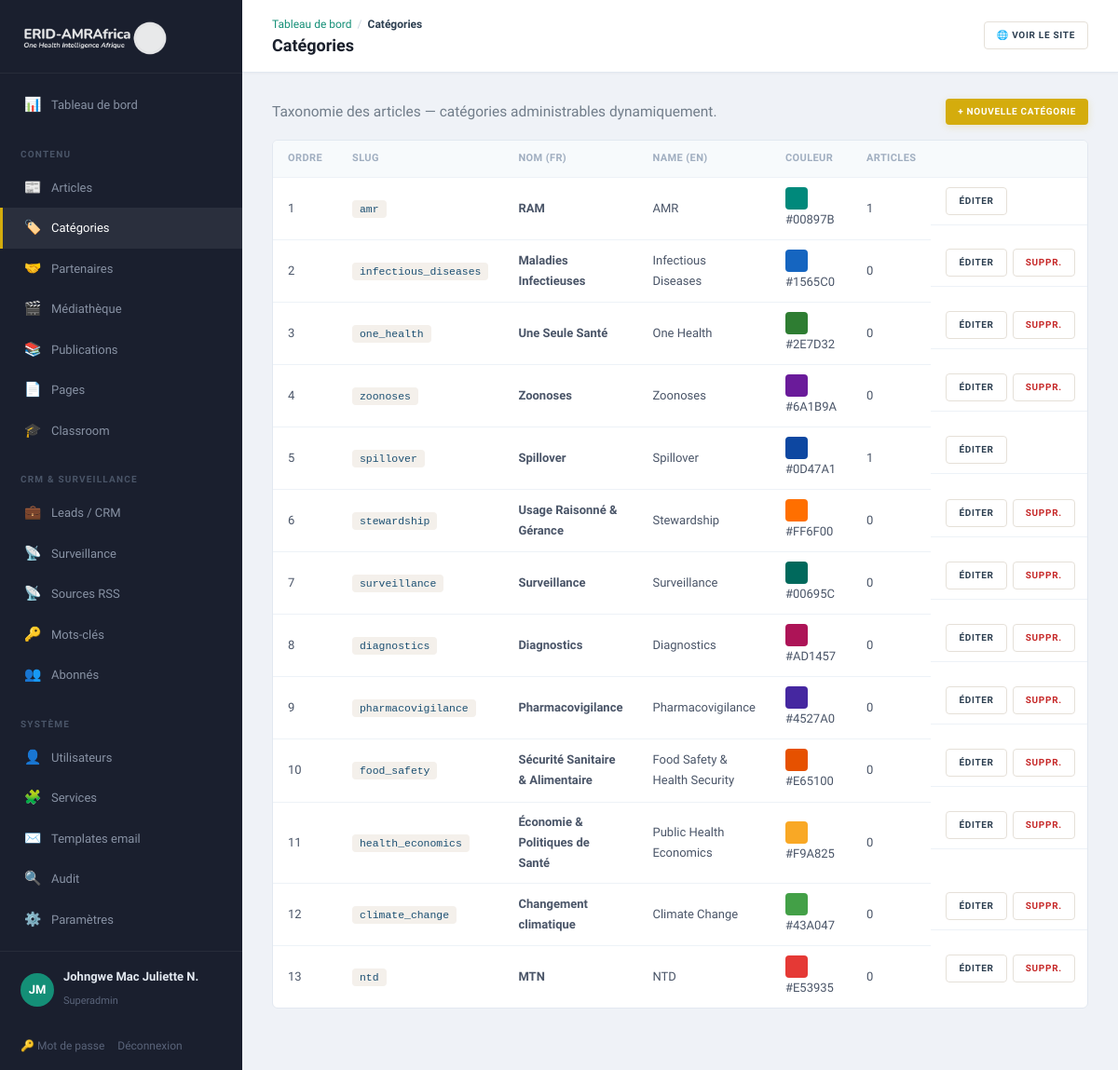
The app's page /admin/categories (signed in) with its own data.
### tables this page shows
CREATE TABLE categories (
    id              INT UNSIGNED AUTO_INCREMENT PRIMARY KEY,
    slug            VARCHAR(80)     NOT NULL UNIQUE,
    name_fr         VARCHAR(120)    NOT NULL,
    name_en         VARCHAR(120)    NOT NULL,
    accent_color    VARCHAR(9)      NOT NULL DEFAULT '#0E7C7B',
    sort_order      SMALLINT        NOT NULL DEFAULT 0
);

### app/Core/View.php (called while the page is built, shortened)
<?php
final class View
{
    public static function render(string $template, array $data = [], string $layout = 'public'): void
    {
        $root = Config::get('root');
        extract($data, EXTR_SKIP);
        require $root . '/app/Views/' . $template . '.php';
    }
    public static function e(?string $s): string
    {
        return htmlspecialchars((string) $s, ENT_QUOTES, 'UTF-8');
    }
}

### app/Core/Controller.php (called while the page is built, shortened)
<?php
abstract class Controller
{
    protected function view(string $template, array $data = [], string $layout = 'public'): void
    {
        View::render($template, $data, $layout);
    }
}

### app/Controllers/Admin/CategoriesController.php (called while the page is built, shortened)
<?php
final class CategoriesController extends Controller
{
    public function index(): void
    {
        $categories = Database::all('SELECT c.*, COUNT(a.id) AS article_count FROM categories c LEFT JOIN articles a ON a.category_id = c.id GROUP BY c.id ORDER BY c.sort_order');
        $this->view('admin/categories', ['title' => 'Catégories', 'categories' => $categories], 'admin');
    }
}

### public/index.php (called while the page is built, shortened)
<?php
spl_autoload_register(function (string $class): void {
    $path = APP_ROOT . '/app/' . str_replace('\\', '/', substr($class, 4)) . '.php';
});
$router = new Router();
$router->dispatch($_SERVER['REQUEST_METHOD'], $_SERVER['REQUEST_URI']);

### app/Core/Config.php (called while the page is built, shortened)
<?php
final class Config
{
    private static array $data = [];
    public static function load(string $root): void
    {
        $env = [];
        self::$data = [
            'app' => [
                'name'   => $env['APP_NAME']   ?? 'ERID-AMRAfrica',
                'env'    => $env['APP_ENV']    ?? 'production',
                'url'    => $env['APP_URL']    ?? 'http://localhost:8080',
                'locale' => $env['APP_LOCALE'] ?? 'fr',
            ],
            'db' => [
                'host' => $env['DB_HOST'] ?? '127.0.0.1',
                'port' => $env['DB_PORT'] ?? '3306',
                'name' => $env['DB_NAME'] ?? 'erid_amrafrica',
                'user' => $env['DB_USER'] ?? 'root',
                'pass' => $env['DB_PASS'] ?? '',
            ],
            'mail' => [
                'from'      => $env['MAIL_FROM'] ?? 'consulting@erid-amrafrica.org',
                'from_name' => $env['MAIL_FROM_NAME'] ?? 'ERID-AMRAfrica',
            ],
            'root' => $root,
        ];
    }
    public static function get(string $key): mixed
    {
        return self::$data[$key] ?? null;
    }
}

### app/Core/Database.php (called while the page is built, shortened)
<?php
final class Database
{
    private static ?PDO $pdo = null;
    public static function pdo(): PDO
    {
        if (self::$pdo === null) {
            $cfg = Config::get('db');
            $dsn = sprintf(
                'mysql:host=%s;port=%s;dbname=%s;charset=utf8mb4',
                $cfg['host'], $cfg['port'], $cfg['name']
            );
            try {
                self::$pdo = new PDO($dsn, $cfg['user'], $cfg['pass'], [
                    PDO::ATTR_ERRMODE            => PDO::ERRMODE_EXCEPTION,
                    PDO::ATTR_DEFAULT_FETCH_MODE => PDO::FETCH_ASSOC,
                    PDO::ATTR_EMULATE_PREPARES   => false,
                    PDO::MYSQL_ATTR_INIT_COMMAND => "SET NAMES utf8mb4 COLLATE utf8mb4_unicode_ci",
                ]);
            } catch (PDOException $e) {
                http_response_code(500);
                exit('Database connection failed.');
            }
        }
        return self::$pdo;
    }
    public static function all(string $sql, array $params = []): array
    {
        $stmt = self::pdo()->prepare($sql);
        $stmt->execute($params);
        return $stmt->fetchAll();
    }
}

### app/Views/admin/categories.php (the view, shortened to what this page needs)
<?php
$e = fn($s) => View::e($s);
?>
<div class="toolbar" style="display:flex;justify-content:space-between;align-items:center;flex-wrap:wrap;gap:8px">
  <p class="muted" style="margin:0">Taxonomie des articles — catégories administrables dynamiquement.</p>
  <a class="btn btn-gold sm" href="/admin/categories/new">+ Nouvelle catégorie</a>
</div>
<div class="panel">
  <table class="data-table">
    <thead><tr><th>Ordre</th><th>Slug</th><th>Nom (FR)</th><th>Name (EN)</th><th>Couleur</th><th>Articles</th><th></th></tr></thead>
    <tbody>
    <?php foreach ($categories as $c): ?>
      <tr>
        <td><?= (int)$c['sort_order'] ?></td>
        <td><code><?= $e($c['slug']) ?></code></td>
        <td><strong><?= $e($c['name_fr']) ?></strong></td>
        <td><?= $e($c['name_en']) ?></td>
        <td><span style="display:inline-block;width:24px;height:24px;border-radius:4px;background:<?= $e($c['accent_color']) ?>;vertical-align:middle"></span> <?= $e($c['accent_color']) ?></td>
        <td><?= (int)$c['article_count'] ?></td>
        <td style="display:flex;gap:6px">
          <a class="btn btn-ghost sm" href="/admin/categories/<?= (int)$c['id'] ?>/edit">Éditer</a>
          <?php if ((int)$c['article_count'] === 0): ?>
          <form method="post" action="/admin/categories/<?= (int)$c['id'] ?>/delete" style="display:inline" onsubmit="return confirm('Supprimer cette catégorie ?')">
            <button type="submit" class="btn btn-ghost sm" style="color:#c62828">Suppr.</button>
          </form>
          <?php endif; ?>
        </td>
      </tr>
    <?php endforeach; ?>
    </tbody>
  </table>
</div>

### app/Core/Router.php (shortened to what this page needs)
<?php
final class Router
{
    private array $routes = ['GET' => [], 'POST' => []];
    public function get(string $path, callable|array $handler): void
    {
        $this->routes['GET'][$this->normalize($path)] = $handler;
    }
    public function post(string $path, callable|array $handler): void
    {
        $this->routes['POST'][$this->normalize($path)] = $handler;
    }
    private function normalize(string $path): string
    {
        return '/' . trim($path, '/');
    }
    public function dispatch(string $method, string $uri): void
    {
        $path = $this->normalize(parse_url($uri, PHP_URL_PATH) ?: '/');
        foreach ($this->routes[$method] ?? [] as $route => $handler) {
            $pattern = '#^' . preg_replace('#\{[a-zA-Z_]+\}#', '([^/]+)', $route) . '$#';
            if (preg_match($pattern, $path, $m)) {
                array_shift($m);
                $this->invoke($handler, $m);
                return;
            }
        }
    }
    private function invoke(callable|array $handler, array $args): void
    {
        if (is_array($handler)) {
            [$class, $method] = $handler;
            (new $class())->{$method}(...$args);
            return;
        }
    }
}

### public/assets/css/app.css (style rules this page uses)
:root { --navy:#1B4F72;--navy-d:#154360;--navy-l:#2E86C1; --teal:#148F77;--teal-d:#0E6655;--teal-l:#1ABC9C; --gold:#D4AC0D;--gold-d:#B7950B;--gold-l:#F4D03F; --green:#27AE60;--green-d:#1E8449;--green-l:#58D68D; --burgundy:#78281F;--burgundy-d:#5B1F18; --red:#CB4335;--warm:#F8F4EF; --accent:#148F77; --c-spillover:#1B4F72;--c-amr:#148F77;--c-policy:#D4AC0D;--c-tech:#27AE60; --ink:#2C3E50;--muted:#717D8A;--light:#A6ACAF; --bg:#FCFAF7;--bg-alt:#F4F0EB;--card:#fff;--line:#E5E0D8; --font-d:'Merriweather',Georgia,serif; --font-b:'Source Sans 3','Source Sans Pro',system-ui,sans-serif; --w:1140px; --radius:10px;--radius-sm:6px;--radius-xs:4px; --shadow:0 2px 12px rgba(44,62,80,.05); --shadow-lg:0 8px 28px rgba(44,62,80,.08); --shadow-hover:0 6px 24px rgba(44,62,80,.1); }
*,*::before,*::after { box-sizing:border-box }
html { overflow-x:hidden }
body { margin:0;font-family:var(--font-b);color:var(--ink);background:var(--bg);line-height:1.7;font-size:15.5px;-webkit-font-smoothing:antialiased;overflow-x:hidden }
a { color:var(--ink);text-decoration:none;transition:color .25s }
.muted { color:var(--muted) }
code { background:var(--bg-alt);padding:3px 8px;font-size:.88em;border-radius:var(--radius-xs);color:var(--navy) }
.btn { display:inline-flex;align-items:center;justify-content:center;gap:6px;padding:10px 20px;font-weight:700;border:none;cursor:pointer;font-size:11px;font-family:var(--font-b);text-transform:uppercase;letter-spacing:.7px;transition:all .25s;line-height:1.4;border-radius:var(--radius-xs);position:relative }
.btn.sm { padding:7px 13px;font-size:10px }
.btn-gold { background:var(--gold);color:#fff;box-shadow:0 2px 8px rgba(212,172,13,.2) }
.btn-ghost { background:#fff;border:1px solid var(--line);color:var(--ink) }
body.admin { display:flex;background:#EFF2F7;font-family:var(--font-b);min-height:100vh }
.panel { background:#fff;border:1px solid #E2E8F0;padding:0;margin-bottom:18px;border-radius:var(--radius-sm);overflow:hidden }
.panel > table { margin:0 }
.panel > .data-table { margin:0 }
.data-table { width:100%;border-collapse:collapse }
.data-table th { text-align:left;padding:10px 16px;font-size:11px;text-transform:uppercase;color:#A0AEC0;border-bottom:1px solid #EDF2F7;letter-spacing:.4px;font-weight:600;background:#F7FAFC }
.data-table td { padding:10px 16px;border-bottom:1px solid #EDF2F7;vertical-align:middle;font-size:13px;color:#4A5568 }
.data-table tr:last-child td { border-bottom:none }
.filters,.toolbar { margin-bottom:16px;display:flex;gap:6px;flex-wrap:wrap;align-items:center }
.toolbar { margin-bottom:16px }

### records on screen
categories: sort_order "1", slug "amr", name_fr "RAM", name_en "AMR", accent_color "#00897B", article_count "1"
categories: sort_order "2", slug "infectious_diseases", name_fr "Maladies Infectieuses", name_en "Infectious Diseases", accent_color "#1565C0", article_count "0"
categories: sort_order "3", slug "one_health", name_fr "Une Seule Santé", name_en "One Health", accent_color "#2E7D32", article_count "0"
categories: sort_order "4", slug "zoonoses", name_fr "Zoonoses", name_en "Zoonoses", accent_color "#6A1B9A", article_count "0"
categories: sort_order "5", slug "spillover", name_fr "Spillover", name_en "Spillover", accent_color "#0D47A1", article_count "1"
categories: sort_order "6", slug "stewardship", name_fr "Usage Raisonné & Gérance", name_en "Stewardship", accent_color "#FF6F00", article_count "0"
categories: sort_order "7", slug "surveillance", name_fr "Surveillance", name_en "Surveillance", accent_color "#00695C", article_count "0"
categories: sort_order "8", slug "diagnostics", name_fr "Diagnostics", name_en "Diagnostics", accent_color "#AD1457", article_count "0"
categories: sort_order "9", slug "pharmacovigilance", name_fr "Pharmacovigilance", name_en "Pharmacovigilance", accent_color "#4527A0", article_count "0"
categories: sort_order "10", slug "food_safety", name_fr "Sécurité Sanitaire & Alimentaire", name_en "Food Safety & Health Security", accent_color "#E65100", article_count "0"
categories: sort_order "11", slug "health_economics", name_fr "Économie & Politiques de Santé", name_en "Public Health Economics", accent_color "#F9A825", article_count "0"
categories: sort_order "12", slug "climate_change", name_fr "Changement climatique", name_en "Climate Change", accent_color "#43A047", article_count "0"
categories: sort_order "13", slug "ntd", name_fr "MTN", name_en "NTD", accent_color "#E53935", article_count "0"

### other values on screen
$e($c[0]) "Tableau de bord"
$e($c[0]) "Catégories"
